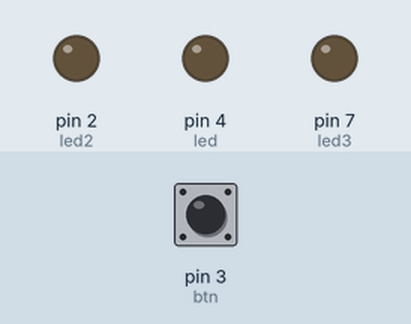
Bench run of a sketch on a simulated Arduino Uno, built with avr-gcc and run on an emulated ATmega328P. Parts: output pins drawn as LEDs (lit = HIGH). Inputs (shaded band) come from the test bench; at power-on: pin 3 (btn) LOW.

Above: at 1.2 s.
1.3 s: pin 3 (btn) pulled HIGH for 0.15 s
At 2.6 s:
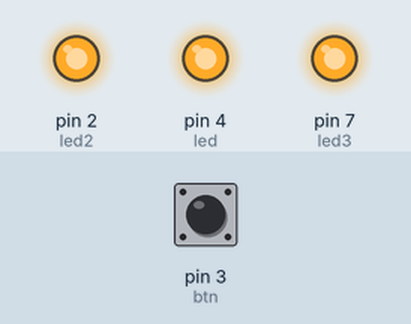
3.0 s: pin 3 (btn) pulled HIGH for 1 s
At 4.01 s:
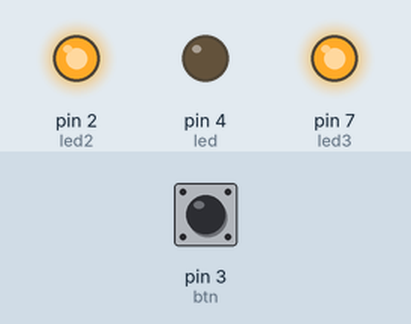
5.6 s: pin 3 (btn) pulled HIGH for 3.2 s
At 8.81 s:
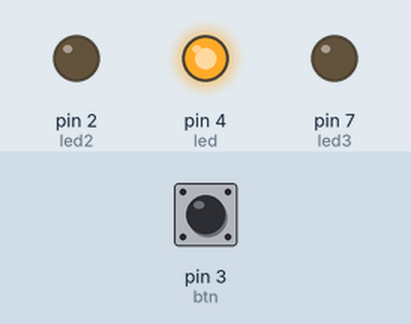
Timing chart, 0 to 10.4 s (numbered marks = the images above; inputs shaded):
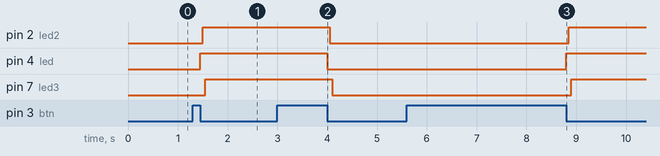

Measured:
- after the input at 1.3 s, pin 2 (led2): LOW → HIGH after 0.20 s; pin 4 (led): LOW → HIGH after 0.15 s; pin 7 (led3): LOW → HIGH after 0.25 s
- after the input at 3.0 s, pin 2 (led2), pin 7 (led3): HIGH → LOW after 1.1 s; pin 4 (led): HIGH → LOW after 1.0 s
- after the input at 5.6 s, pin 2 (led2), pin 7 (led3): LOW → HIGH after 3.3 s; pin 4 (led): LOW → HIGH after 3.2 s

The sketch:

button.ino
```cpp
#define led 4
#define led2 2
#define led3 7

#define btn 3

int btnStateDown = 0;
int btnStateUp = 0;

void setState(){
    if(digitalRead(led) == HIGH){
        digitalWrite(led, LOW);
        delay(50);
        digitalWrite(led2, LOW);
        delay(50);
        digitalWrite(led3, LOW);

    } else {
        digitalWrite(led, HIGH);
        delay(50);
        digitalWrite(led2, HIGH);
        delay(50);
        digitalWrite(led3, HIGH);
    }

    return;
}

void keyUp(){
    if(btnStateDown == 1 && btnStateUp == 1){
        btnStateDown = 0;
        btnStateUp = 0;
        setState();
    }
}

void setup(){
    pinMode(led, OUTPUT);
    pinMode(led2, OUTPUT);
    pinMode(led3, OUTPUT);
    pinMode(btn, INPUT);
}

void loop(){
    if(digitalRead(btn) == HIGH){
        btnStateDown = 1;
        btnStateUp = 0;
    } else {
        btnStateUp = 1;
        keyUp();
    }
}
```
